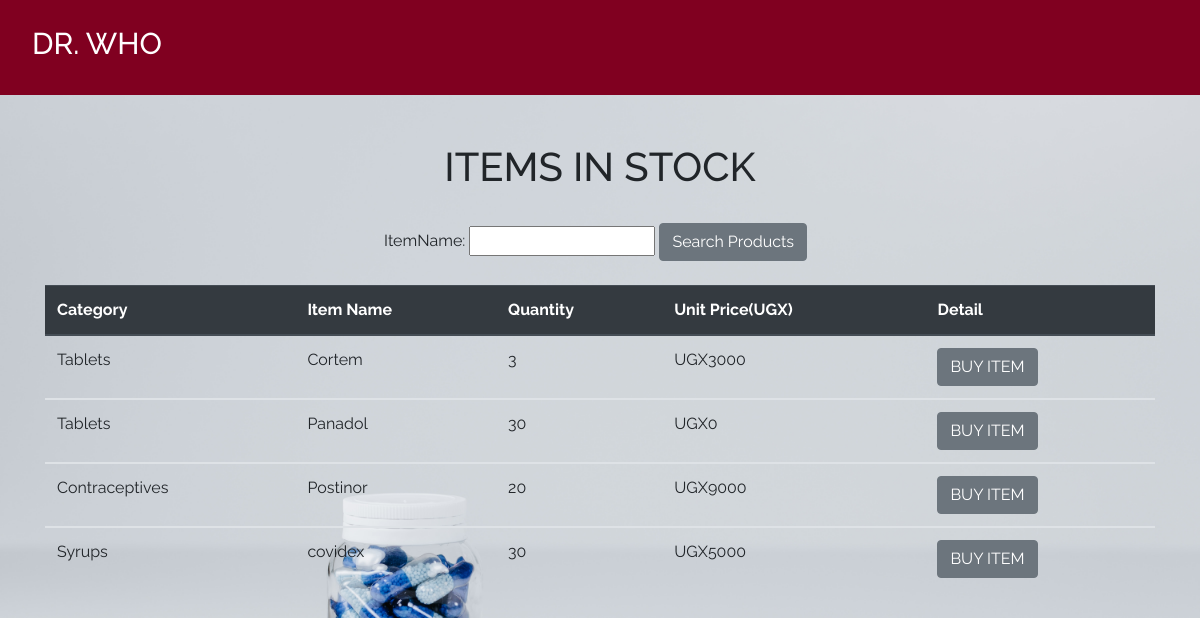
The app's page /index/ with its own data.
### dawa/models.py (models this page shows, shortened)
class Product(models.Model):
    categoryName = models.ForeignKey(Category, on_delete=models.CASCADE, null=True, blank=True)
    itemName = models.CharField(max_length=50, null=True, blank=True)
    totalQuantity = models.IntegerField(default=0, null=True, blank=True)
    issuedQuantity = models.IntegerField(default=0, null=True, blank=True)
    receivedQuantity = models.IntegerField(default=0, null=True, blank=True)
    unitPrice = models.IntegerField(default=0, null=True, blank=True)
    manufacturer = models.CharField(max_length=50, null=True, blank=True)
    brand = models.CharField(max_length=50, null=True, blank=True)

class Category(models.Model):
    name = models.CharField(max_length=50, null=True, blank=True)
    def __str__(self):
        return self.name

### dawa/views.py (the view)
# urls.py: path('index/', views.index, name = 'index'),
def index(request):
    products = Product.objects.all().order_by('-id')
    product_filters = Product_filter(request.GET,queryset= products)
    products = product_filters.qs
    return render(request, 'products/index.html', {'products':products, 'product_filters':product_filters})

### templates/products/index.html
{% extends 'products/base.html'%} {% block content%}
<br></br>
<div class = "container">
  <h1 class= "text-center">ITEMS IN STOCK</h1>
  <br>
  <div class = "container">
    <form action = "" method = "GET">
      {{product_filters.form}}
      <input
      type = "submit"
      value = "Search Products"
      class="btn btn-secondary btn"/>
    </form>
  </div>
  <br>
  <table class="table">
    <thead class="thead-dark">
      <tr>
        <th scope="col">Category</th>
        <th scope="col">Item Name</th>
        <th scope="col">Quantity</th>
        <th scope="col">Unit Price(UGX)</th>
        <th scope = "col">Detail</th>
      </tr>
    </thead>
    {% for product in products%}
    <tbody>
      <tr>
        <td>{{product.categoryName}}</td>
        <td>{{product.itemName}}</td>
        <td>{{product.totalQuantity}}</td>
        <td>UGX{{product.unitPrice}}</td>
        <td><a href="{% url 'product_detail' product.id%}"
              ><input
                type="submit"
                value="BUY ITEM"
                class="btn btn-secondary btn"
                type="button"
            /></a></td>
      </tr>
    </tbody>
    {% endfor %}
  </table>
</div>
{% endblock%}

### templates/products/base.html (shortened to what this page needs)
{% load static%}
<!DOCTYPE html>
<html lang="en">
<head>
    <link rel="stylesheet" href="https://stackpath.bootstrapcdn.com/bootstrap/4.5.2/css/bootstrap.min.css">
    <link rel = "stylesheet" href = {% static 'css/main.css'%}>
</head>
<body>
    <nav class="navbar navbar-expand-lg navbar-dark ">
        <a class="nav-link" href=""><h1 class="navbar-brand" style = "font-size: 25px">DR. WHO</h1></a>
     </nav>
    {% block content%}
    {% endblock%}
</body>
</html>

### dawa/static/css/main.css (style rules this page uses)
html,body { position: relative; overflow-x: hidden; background: url('/static/images/img6.jpg'); width: 100% !important; height: 100vh; display: table; position: relative; background-position: center; background-attachment: scroll; -o-background-size: cover; -moz-background-size: cover; -webkit-background-size: cover; background-size: cover; background-repeat: no-repeat; }
body { background-color: hsl(0, 0%, 98%); font-family: 'raleway'; }
form { width: 40%; margin: 0 auto; }
.navbar { background-color: #800020; }
.navbar-brand { font-size: 30px !important; }

### records on screen
Product: categoryName "Tablets", itemName "Cortem", totalQuantity "3", unitPrice "3000"
Product: categoryName "Tablets", itemName "Panadol", totalQuantity "30", unitPrice "0"
Product: categoryName "Contraceptives", itemName "Postinor", totalQuantity "20", unitPrice "9000"
Product: categoryName "Syrups", itemName "covidex", totalQuantity "30", unitPrice "5000"
